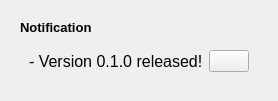
        <widget class="QWidget" name="popupNotificationContainer" native="true">
         <layout class="QVBoxLayout" name="verticalLayout_20">
          <item>
           <widget class="QWidget" name="popupNotificationSubContainer" native="true">
            <layout class="QVBoxLayout" name="verticalLayout_21">
             <item>
              <widget class="QLabel" name="label_14">
               <property name="font">
                <font>
                 <pointsize>10</pointsize>
                 <weight>75</weight>
                 <bold>true</bold>
                </font>
               </property>
               <property name="text">
                <string>Notification</string>
               </property>
              </widget>
             </item>
             <item>
              <widget class="QFrame" name="frame_9">
               <property name="frameShape">
                <enum>QFrame::NoFrame</enum>
               </property>
               <layout class="QHBoxLayout" name="horizontalLayout_9">
                <item>
                 <widget class="QLabel" name="label_13">
                  <property name="sizePolicy">
                   <sizepolicy hsizetype="Expanding" vsizetype="Preferred">
                    <horstretch>0</horstretch>
                    <verstretch>0</verstretch>
                   </sizepolicy>
                  </property>
                  <property name="font">
                   <font>
                    <pointsize>12</pointsize>
                   </font>
                  </property>
                  <property name="text">
                   <string>- Version 0.1.0 released!</string>
                  </property>
                 </widget>
                </item>
                <item alignment="Qt::AlignRight">
                 <widget class="QPushButton" name="pushButton_9">
                  <property name="toolTip">
                   <string>Close Notification</string>
                  </property>
                  <property name="text">
                   <string/>
                  </property>
                  <property name="icon">
                   <iconset>
                    <normaloff>:/icons/icons/x-octagon.svg</normaloff>:/icons/icons/x-octagon.svg</iconset>
                  </property>
                  <property name="iconSize">
                   <size>
                    <width>24</width>
                    <height>24</height>
                   </size>
                  </property>
                 </widget>
                </item>
               </layout>
              </widget>
             </item>
            </layout>
           </widget>
          </item>
         </layout>
        </widget>
